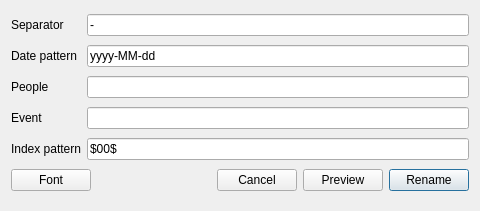
<?xml version="1.0" encoding="UTF-8"?>
<ui version="4.0">
 <class>DlgSettings</class>
 <widget class="QDialog" name="DlgSettings">
  <property name="geometry">
   <rect>
    <x>0</x>
    <y>0</y>
    <width>480</width>
    <height>211</height>
   </rect>
  </property>
  <property name="windowTitle">
   <string>Settings</string>
  </property>
  <property name="windowIcon">
   <iconset resource="Resources.qrc">
    <normaloff>:/Images/Settings.png</normaloff>:/Images/Settings.png</iconset>
  </property>
  <layout class="QGridLayout" name="gridLayout">
   <item row="0" column="0">
    <widget class="QLabel" name="label_4">
     <property name="text">
      <string>Separator</string>
     </property>
    </widget>
   </item>
   <item row="0" column="1">
    <widget class="QLineEdit" name="leGeneralPattern">
     <property name="text">
      <string>-</string>
     </property>
    </widget>
   </item>
   <item row="1" column="0">
    <widget class="QLabel" name="label">
     <property name="text">
      <string>Date pattern</string>
     </property>
    </widget>
   </item>
   <item row="1" column="1">
    <widget class="QLineEdit" name="leDatePattern">
     <property name="text">
      <string>yyyy-MM-dd</string>
     </property>
    </widget>
   </item>
   <item row="2" column="0">
    <widget class="QLabel" name="label_5">
     <property name="text">
      <string>People</string>
     </property>
    </widget>
   </item>
   <item row="2" column="1">
    <widget class="QLineEdit" name="lePeople">
     <property name="text">
      <string/>
     </property>
    </widget>
   </item>
   <item row="3" column="0">
    <widget class="QLabel" name="label_2">
     <property name="text">
      <string>Event</string>
     </property>
    </widget>
   </item>
   <item row="3" column="1">
    <widget class="QLineEdit" name="leEvent">
     <property name="text">
      <string/>
     </property>
    </widget>
   </item>
   <item row="4" column="0">
    <widget class="QLabel" name="label_3">
     <property name="text">
      <string>Index pattern</string>
     </property>
    </widget>
   </item>
   <item row="4" column="1">
    <widget class="QLineEdit" name="leIndexPattern">
     <property name="text">
      <string>$00$</string>
     </property>
    </widget>
   </item>
   <item row="5" column="0" colspan="2">
    <layout class="QHBoxLayout" name="horizontalLayout">
     <item>
      <widget class="QPushButton" name="btFont">
       <property name="text">
        <string>Font</string>
       </property>
      </widget>
     </item>
     <item>
      <spacer name="horizontalSpacer">
       <property name="orientation">
        <enum>Qt::Horizontal</enum>
       </property>
       <property name="sizeHint" stdset="0">
        <size>
         <width>40</width>
         <height>20</height>
        </size>
       </property>
      </spacer>
     </item>
     <item>
      <widget class="QPushButton" name="btCancel">
       <property name="text">
        <string>Cancel</string>
       </property>
      </widget>
     </item>
     <item>
      <widget class="QPushButton" name="btPreview">
       <property name="text">
        <string>Preview</string>
       </property>
      </widget>
     </item>
     <item>
      <widget class="QPushButton" name="btRename">
       <property name="text">
        <string>Rename</string>
       </property>
       <property name="default">
        <bool>true</bool>
       </property>
      </widget>
     </item>
    </layout>
   </item>
  </layout>
 </widget>
 <resources>
  <include location="Resources.qrc"/>
 </resources>
 <connections>
  <connection>
   <sender>btCancel</sender>
   <signal>clicked()</signal>
   <receiver>DlgSettings</receiver>
   <slot>reject()</slot>
   <hints>
    <hint type="sourcelabel">
     <x>242</x>
     <y>182</y>
    </hint>
    <hint type="destinationlabel">
     <x>239</x>
     <y>105</y>
    </hint>
   </hints>
  </connection>
 </connections>
</ui>
